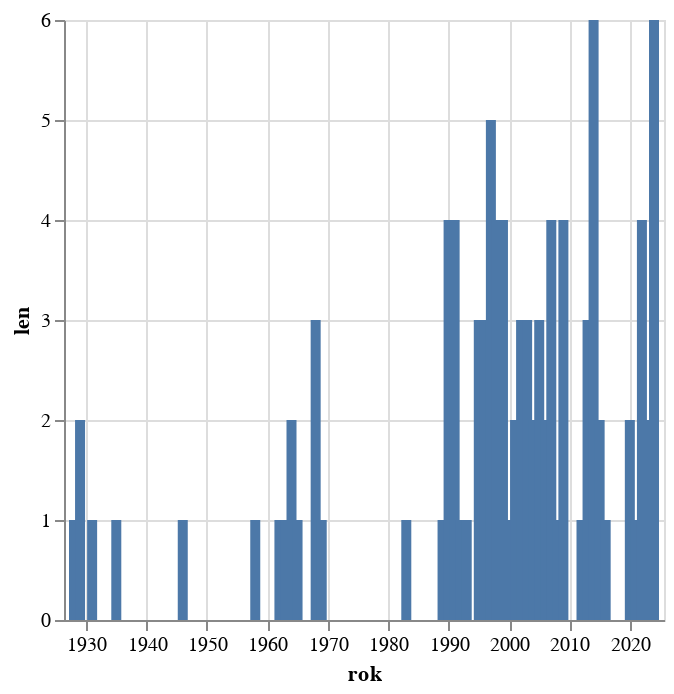

Notebook code for this chart:
### Code cell
alt.Chart(kafka.group_by("rok").len().sort("rok").to_pandas()).mark_bar().encode(alt.X("rok:T"),alt.Y('len:Q'))

### Figure 1 — Vega-Lite specification as saved in the notebook (floating-point values rounded to 4 significant figures)
{"config": {"view": {"continuousWidth": 300, "continuousHeight": 300}}, "data": {"name": "data-e1a0b6da0d63c54bb0bd7825187d1377"}, "mark": {"type": "bar"}, "encoding": {"x": {"field": "rok", "type": "temporal"}, "y": {"field": "len", "type": "quantitative"}}, "$schema": "https://vega.github.io/schema/vega-lite/v5.8.0.json", "datasets": {"data-e1a0b6da0d63c54bb0bd7825187d1377": [{"rok": "1928-01-01T00:00:00", "len": 1}, {"rok": "1929-01-01T00:00:00", "len": 2}, {"rok": "1931-01-01T00:00:00", "len": 1}, {"rok": "1935-01-01T00:00:00", "len": 1}, {"rok": "1946-01-01T00:00:00", "len": 1}, {"rok": "1958-01-01T00:00:00", "len": 1}, {"rok": "1962-01-01T00:00:00", "len": 1}, {"rok": "1963-01-01T00:00:00", "len": 1}, {"rok": "1964-01-01T00:00:00", "len": 2}, {"rok": "1965-01-01T00:00:00", "len": 1}, {"rok": "1968-01-01T00:00:00", "len": 3}, {"rok": "1969-01-01T00:00:00", "len": 1}, {"rok": "1983-01-01T00:00:00", "len": 1}, {"rok": "1989-01-01T00:00:00", "len": 1}, {"rok": "1990-01-01T00:00:00", "len": 4}, {"rok": "1991-01-01T00:00:00", "len": 4}, {"rok": "1992-01-01T00:00:00", "len": 1}, {"rok": "1993-01-01T00:00:00", "len": 1}, {"rok": "1995-01-01T00:00:00", "len": 3}, {"rok": "1996-01-01T00:00:00", "len": 3}, {"rok": "1997-01-01T00:00:00", "len": 5}, {"rok": "1998-01-01T00:00:00", "len": 4}, {"rok": "1999-01-01T00:00:00", "len": 4}, {"rok": "2000-01-01T00:00:00", "len": 1}, {"rok": "2001-01-01T00:00:00", "len": 2}, {"rok": "2002-01-01T00:00:00", "len": 3}, {"rok": "2003-01-01T00:00:00", "len": 3}, {"rok": "2004-01-01T00:00:00", "len": 2}, {"rok": "2005-01-01T00:00:00", "len": 3}, {"rok": "2006-01-01T00:00:00", "len": 2}, {"rok": "2007-01-01T00:00:00", "len": 4}, {"rok": "2008-01-01T00:00:00", "len": 1}, {"rok": "2009-01-01T00:00:00", "len": 4}, {"rok": "2012-01-01T00:00:00", "len": 1}, {"rok": "2013-01-01T00:00:00", "len": 3}, {"rok": "2014-01-01T00:00:00", "len": 6}, {"rok": "2015-01-01T00:00:00", "len": 2}, {"rok": "2016-01-01T00:00:00", "len": 1}, {"rok": "2020-01-01T00:00:00", "len": 2}, {"rok": "2021-01-01T00:00:00", "len": 1}, {"rok": "2022-01-01T00:00:00", "len": 4}, {"rok": "2023-01-01T00:00:00", "len": 2}, {"rok": "2024-01-01T00:00:00", "len": 6}]}}
